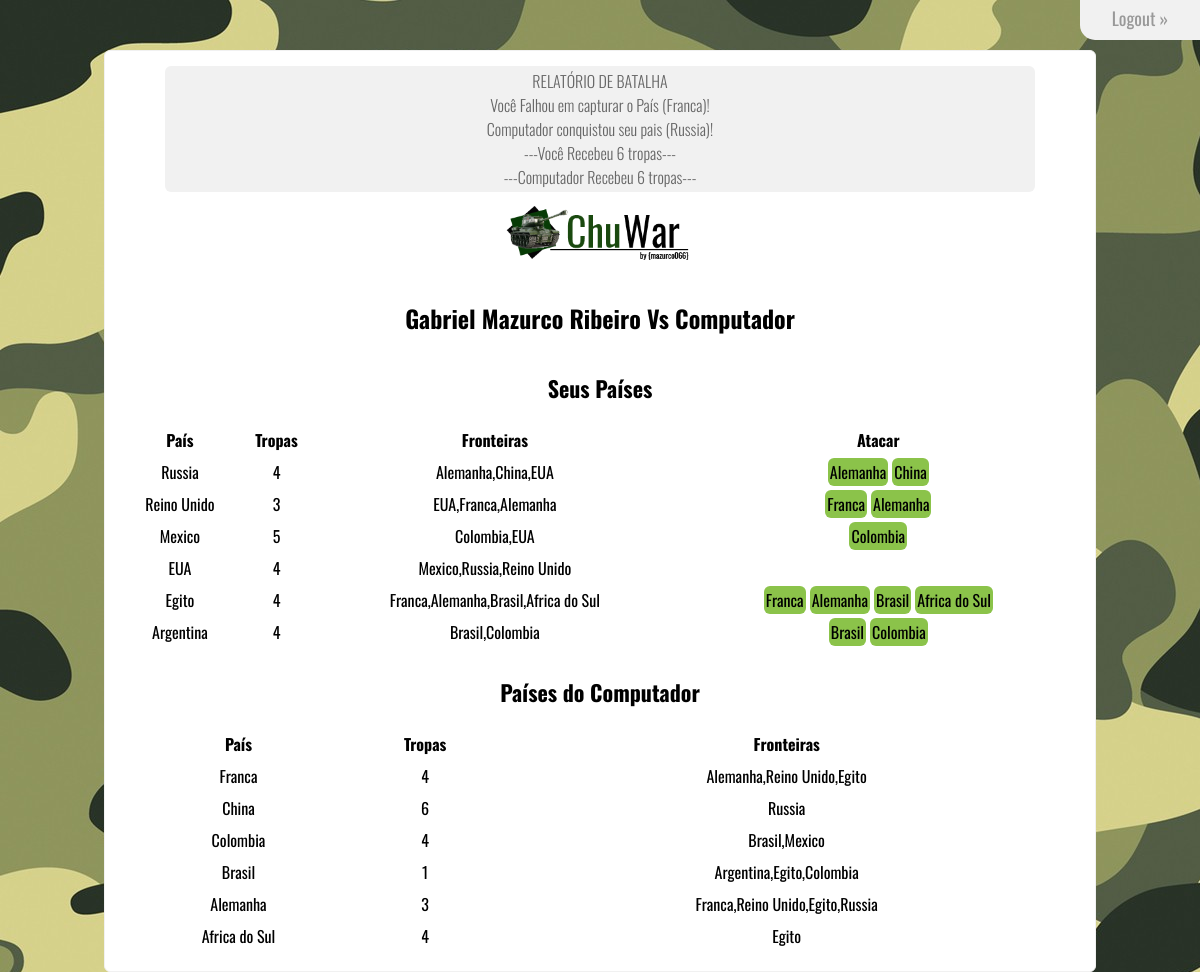
/index.php?acao=atacar&idAtacante=11&idDefensor=9 (signed in), run on the app's committed database.
### tables this page shows
CREATE TABLE `status_paises` (
  `ID` int(11) NOT NULL,
  `Jogo_ID` int(11) NOT NULL,
  `Pais_ID` int(11) NOT NULL,
  `Nome` varchar(50) NOT NULL,
  `tropas` int(11) NOT NULL,
  `Pertence` varchar(50) NOT NULL,
  `fronteiras` varchar(90) DEFAULT NULL
);

### classes/bean/Pais.class.php (called while the page is built, shortened)
<?php
class Pais{
	private $ID;
	private $Nome;
	private $tropas;
	private $fronteiras;
	function setID($id){
		$this->ID = $id;
	}
	function getID(){
		return $this->ID;
	}
	function setNome($nome){
		$this->Nome = $nome;
	}
	function getNome(){
		return $this->Nome;
	}
	function setTropas($Tropas){
		$this->tropas = $Tropas;
	}
	function getTropas(){
		return  $this->tropas;
	}
	function setFronteiras($fronteiras){
		$this->fronteiras = $fronteiras;
	}
	function getFronteiras(){
		return $this->fronteiras;
	}
	function incrementar(){
		$this->tropas++;
	}
}
?>

### classes/bean/Jogo.class.php (called while the page is built, shortened)
<?php
class Jogo{
  private $usuario;
  private $computador;
  function __construct(Usuario $user){
    $this->usuario = $user;
    $this->computador = new Computador();
    $this->Vpaises = $this->recuperaPaises();
  }
  function getPaisesUsuario(){
    return $this->usuario->getPaises();
  }
  function getPaisesComputador(){
    return $this->computador->getPaises();
  }
  function recuperaPaises(){
    $conexao = new DB;
    $conexao=$conexao->getConnection();
    $rs = $conexao->prepare("SELECT * FROM paises");
    if ($rs->execute()){
      $paises = [];
      while($pais = $rs->fetch(PDO::FETCH_OBJ)){
        $objeto = new Pais();
        $objeto->setID($pais->ID);
        $objeto->setNome($pais->Nome);
        $objeto->setTropas($pais->tropas);
        $objeto->setFronteiras($pais->fronteiras);
        $paises[] = $objeto;
      }
      return $paises;
    }
    else{
      $flash="OPS!... ouve algum erro em nosso Sistema. Por Favor contate administrador!";
      echo $flash;
    }
  }
  function carregaJogo(){
    $conexao = new DB;
    $conexao=$conexao->getConnection();
    $rs = $conexao->prepare("Select ID from jogos where id_usuario = ?");
    $id = $this->usuario->getId();
    $rs->bindParam(1,$id);
    if ($rs->execute()){
      $row = $rs->fetch(PDO::FETCH_OBJ);
      $idJogo = $row->ID;
      $rs = $conexao->prepare("SELECT * from status_paises WHERE Jogo_ID = ? and Pertence = 'Jogador'");
      $rs->bindParam(1,$idJogo);
      $rs->execute();
      if($rs->rowCount() > 0){
        $paisesUs = [];
        while($pais = $rs->fetch(PDO::FETCH_OBJ)){
          $objeto = new Pais();
          $objeto->setID($pais->Pais_ID);
          $objeto->setNome($pais->Nome);
          $objeto->setTropas($pais->tropas);
          $objeto->setFronteiras($pais->fronteiras);
          $paisesUs[] = $objeto;
        }
        $this->usuario->setPaises($paisesUs);
      }
      $rs = $conexao->prepare("SELECT * from status_paises WHERE Jogo_ID = ? and Pertence = 'Computador'");
      $rs->bindParam(1,$idJogo);
      $rs->execute();
      if($rs->rowCount() > 0){
        $paisesCp = [];
        while($pais = $rs->fetch(PDO::FETCH_OBJ)){
          $objeto = new Pais();
          $objeto->setID($pais->Pais_ID);
          $objeto->setNome($pais->Nome);
          $objeto->setTropas($pais->tropas);
          $objeto->setFronteiras($pais->fronteiras);
          $paisesCp[] = $objeto;
        }
        $this->computador->setPaises($paisesCp);
      }
    }
    else{
      $flash="OPS!... ouve algum erro em nosso Sistema. Por Favor contate administrador!";
      echo $flash;
    }
  }
}
 ?>

### includes/eventos.php (called while the page is built, shortened)
<?php
    $startaction="";
    if(isset($_GET["acao"])){
        $startaction=1;
    }
    include("classes/DAO/DB.class.php");
    include("classes/DAO/Usuarios.class.php");
    include("classes/DAO/Jogo.class.php");
    include("classes/bean/Usuario.class.php");
    include("classes/bean/Computador.class.php");
    include("classes/bean/Pais.class.php");
    include("classes/bean/Jogo.class.php");
    if($startaction == 1){
        include("controllers/ataque.php");
    }
?>

### classes/bean/Usuario.class.php (called while the page is built, shortened)
<?php
class Usuario{
  private $id;
  private $paises = NULL;
  public function setId($id){
    $this->id = $id;
  }
  public function getId(){
    return $this->id;
  }
  public function setPaises($paises){
		$this->paises = $paises;
	}
	public function getPaises(){
		return $this->paises;
	}
}
?>

### classes/bean/Computador.class.php (called while the page is built)
<?php
class Computador{
  private $paises = NULL;
  public function setPaises($paises){
		$this->paises = $paises;
	}
	public function getPaises(){
		return $this->paises;
	}
}
?>

### includes/imprimeTabela.php (the view)
<p style="text-align: center; font: 400 22px Oswald;"><b>Seus Países</b></p>
<br>
<table width="100%" border="0">
        <tr>
            <th>País</th>
            <th>Tropas</th>
            <th>Fronteiras</th>
            <th>Atacar</th>
        </tr>
        <?php
          foreach ($Vusuario as $key => $value) {
        ?>
        <tr>
          <td style="text-align: center"><?php echo $value->getNome(); ?></td>
          <td style="text-align: center"><?php echo $value->getTropas(); ?></td>
          <td style="text-align: center"><?php echo $value->getFronteiras(); ?></td>
          <td style="text-align: center">
            <?php
              $front = $value->getFronteiras();
              $listaFronteiras = explode(",", $front);
              foreach ($listaFronteiras as $item => $valor){
                foreach ($Vcomputador as $pais => $p) {
                  $nomePais = $p->getNome();
                  $idAtacante = $value->getID();
                  $idDefensor = $p->getID();
                  if(strcmp($valor, $nomePais) == 0){
                    echo '<a id="ataque" href="index.php?acao=atacar&amp;idAtacante='.$idAtacante.'&idDefensor='.$idDefensor.'">'.$nomePais.'</a>';
                  }
                }
              }
            ?>
          </td>
        </tr>
        <?php
          }
         ?>
</table>
<br>
<p style="text-align: center; font: 400 22px Oswald;"><b>Países do Computador</b></p>
<br>
<table width="100%" border="0">
        <tr>
            <th>País</th>
            <th>Tropas</th>
            <th>Fronteiras</th>
        </tr>
        <?php
          foreach ($Vcomputador as $key => $value) {
        ?>
        <tr>
          <td style="text-align: center"><?php echo $value->getNome(); ?></td>
          <td style="text-align: center"><?php echo $value->getTropas(); ?></td>
          <td style="text-align: center"><?php echo $value->getFronteiras(); ?></td>
        </tr>
        <?php
          }
         ?>
</table>

### classes/DAO/Jogo.class.php (shortened to what this page needs)
<?php
	class JogoDAO{
		private $Atacante = NULL;
		private $Defensor = NULL;
		private $paisesUs = NULL;
		private $paisesCp = NULL;
		private $OrigemCp = NULL;
		private $AlvoCp = NULL;
		function __construct($id, $PU, $PC, $At, $Df){
			$this->paisesUs = $PU;
			$this->paisesCp = $PC;
			$this->Atacante = $At;
			$this->Defensor = $Df;
		}
		function ocuparPais($paisOrigem, $paisDefensor){
			$tropasAliadas = $this->paisesUs[$paisOrigem]->getTropas();
			$tropasInimigas = $this->paisesCp[$paisDefensor]->getTropas();
			for ($i = 1; $i <= $tropasAliadas; $i++){
				$dado = rand(1, 10);
				if ($dado > 5){
					$tropasInimigas--;
				}
			}
			if ($tropasInimigas <= 0){
				$tropasInimigas = 1;
				$this->paisesCp[$paisDefensor]->setTropas($tropasInimigas);
				$OBJ = $this->paisesCp[$paisDefensor];
				unset($this->paisesCp[$paisDefensor]);
				$this->paisesUs[] = $OBJ;
				return true;
			}
			else{
				$this->paisesCp[$paisDefensor]->setTropas($tropasInimigas);
				return false;
			}
		}
		function atacarInimigo(){
			foreach ($this->paisesUs as $key => $value) {
				if($value->getID() == $this->Atacante){
					$OrigemKey = $key;
				}
			}
			foreach ($this->paisesCp as $key => $value) {
				if($value->getID() == $this->Defensor){
					$DestinoKey = $key;
					$nomePais = $this->paisesCp[$DestinoKey]->getNome();
				}
			}
			if($this->ocuparPais($OrigemKey, $DestinoKey)){
				return "Você Conquistou o País Inimigo (".$nomePais.")! <br>";
			}
			else{
				return "Você Falhou em capturar o País (".$nomePais.")! <br>";
			}
		}
		function tomarPais($paisOrigem, $paisDefensor){
			$tropasAliadas = $this->paisesCp[$paisOrigem]->getTropas();
			$tropasInimigas = $this->paisesUs[$paisDefensor]->getTropas();
			for ($i = 1; $i <= $tropasAliadas; $i++){
				$dado = rand(1, 10);
				if ($dado > 5){
					$tropasInimigas--;
				}
			}
			if ($tropasInimigas <= 0){
				$tropasInimigas = 1;
				$this->paisesUs[$paisDefensor]->setTropas($tropasInimigas);
				$OBJ = $this->paisesUs[$paisDefensor];
				$this->paisesCp[] = $OBJ;
				return true;
			}
			else{
				$this->paisesUs[$paisDefensor]->setTropas($tropasInimigas);
				return false;
			}
		}
		function contraAtacar(){
			foreach ($this->paisesCp as $key => $value) {
				if (isset($this->paisesCp[$key])){
					if($value->getID() == $this->OrigemCp){
						$OrigemKey = $key;
					}
				}
			}
			foreach ($this->paisesUs as $key => $value) {
					if($value->getID() == $this->AlvoCp){
						$DestinoKey = $key;
						$nomePais = $this->paisesUs[$DestinoKey]->getNome();
					}
			}
			if($this->tomarPais($OrigemKey, $DestinoKey)){
				return "Computador conquistou seu pais (".$nomePais.")! <br>";
			}
			else{
				return "Computador Falhou em capturar seu País (".$nomePais.")! <br>";
			}
		}
		function calcularEstrategia($possibilidades){
			$melhor = $possibilidades[0];
			$melhorVantagem = 0;
			foreach ($possibilidades as $key => $value) {
				$tropasAliadas = $value["tropasAtacante"];
				$tropasInimigas	= $value["tropasDefensor"];
				if ($tropasAliadas - $tropasInimigas > $melhorVantagem){
					$melhorVantagem = $tropasAliadas - $tropasInimigas;
					$melhor = $value;
				}
			}
			$this->OrigemCp = $melhor["atacante"];
			$this->AlvoCp = $melhor["defensor"];
		}
		function sortearExercitos(){
			$CountUs = count($this->paisesUs) - 1;
			$CountCp = count($this->paisesCp) - 1;
			for ($i = 0; $i < 6; $i++){
				do{
					$pos = rand(0, $CountUs);
				}while(!isset($this->paisesUs[$pos]));
				$this->paisesUs[$pos]->incrementar();
			}
			for ($i = 0; $i < 6; $i++){
				do{
					$pos = rand(0, $CountCp);
				}while(!isset($this->paisesCp[$pos]));
				$this->paisesCp[$pos]->incrementar();
			}
			return "---Você Recebeu 6 tropas---<br>---Computador Recebeu 6 tropas---<br>";
		}
	}
?>

### css/estilo.css (style rules this page uses)
* { margin: 0; padding: 0; outline: none; list-style: none; }
a { text-decoration: none; }
body { font: 300 16px Oswald; background-image: url(../img/camo.jpeg); }
table { border-collapse: separate; border-spacing: 0 8px; margin-top: -8px; }
#ataque { padding: 2px; margin: 2px; background: #8bc34a; color: #000; width: 50px; height: 40px; border-radius: 6px; -webkit-border-radius: 6px; -moz-border-radius: 6px; }
.txt,.txt:focus,.sb,.sb:hover,#cadastro,#cadastro:hover,#ataque,#ataque:hover { transition: all 0.5s linear; -webkit-transition: all 0.5s linear; -moz-transition: all 0.5s linear; }

### data on the page
status_paises: Nome "Franca", tropas "4", fronteiras "Alemanha,Reino Unido,Egito"
status_paises: Nome "Russia", tropas "4", fronteiras "Alemanha,China,EUA"
status_paises: Nome "Alemanha", tropas "3", fronteiras "Franca,Reino Unido,Egito,Russia"
status_paises: Nome "China", tropas "6", fronteiras "Russia"
status_paises: Nome "Reino Unido", tropas "3", fronteiras "EUA,Franca,Alemanha"
status_paises: Nome "Mexico", tropas "5", fronteiras "Colombia,EUA"
status_paises: Nome "Colombia", tropas "4", fronteiras "Brasil,Mexico"
status_paises: Nome "EUA", tropas "4", fronteiras "Mexico,Russia,Reino Unido"
status_paises: Nome "Egito", tropas "4", fronteiras "Franca,Alemanha,Brasil,Africa do Sul"
status_paises: Nome "Brasil", tropas "1", fronteiras "Argentina,Egito,Colombia"
status_paises: Nome "Africa do Sul", tropas "4", fronteiras "Egito"
status_paises: Nome "Argentina", tropas "4", fronteiras "Brasil,Colombia"

### other printed values
$usuario->getNome() "Gabriel Mazurco Ribeiro"
